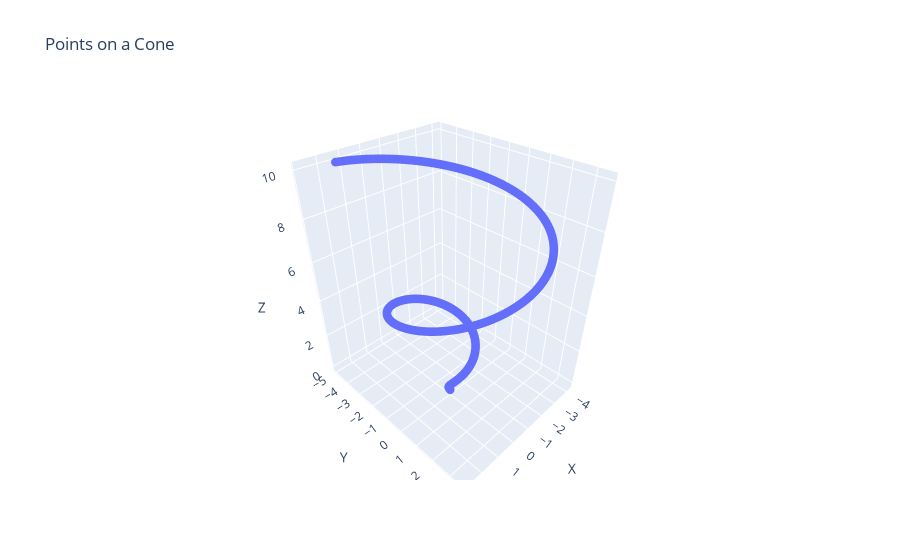

The notebook cell this image was saved under:
### Code cell
fig = go.Figure(data=[go.Scatter3d(x=x, y=y, z=z, mode='markers', marker=dict(size=3))])
fig.update_layout(scene=dict(xaxis_title='X', yaxis_title='Y', zaxis_title='Z'), title='Points on a Cone')
fig.show()

### Figure 1 — Plotly figure (JSON) as saved in the notebook; plotly's stock layout.template omitted (floating-point values rounded to 4 significant figures; data arrays with more than 128 entries replaced by an {"elided": "..."} marker saying what was removed)
{"data": [{"marker": {"size": 3}, "mode": "markers", "type": "scatter3d", "x": {"elided": "1000 float values"}, "y": {"elided": "1000 float values"}, "z": {"elided": "1000 float values"}}], "layout": {"autosize": true, "scene": {"aspectmode": "auto", "aspectratio": {"x": 0.837, "y": 1.002, "z": 1.193}, "xaxis": {"title": {"text": "X"}, "type": "linear"}, "yaxis": {"title": {"text": "Y"}, "type": "linear"}, "zaxis": {"title": {"text": "Z"}, "type": "linear"}}, "title": {"text": "Points on a Cone"}}}
